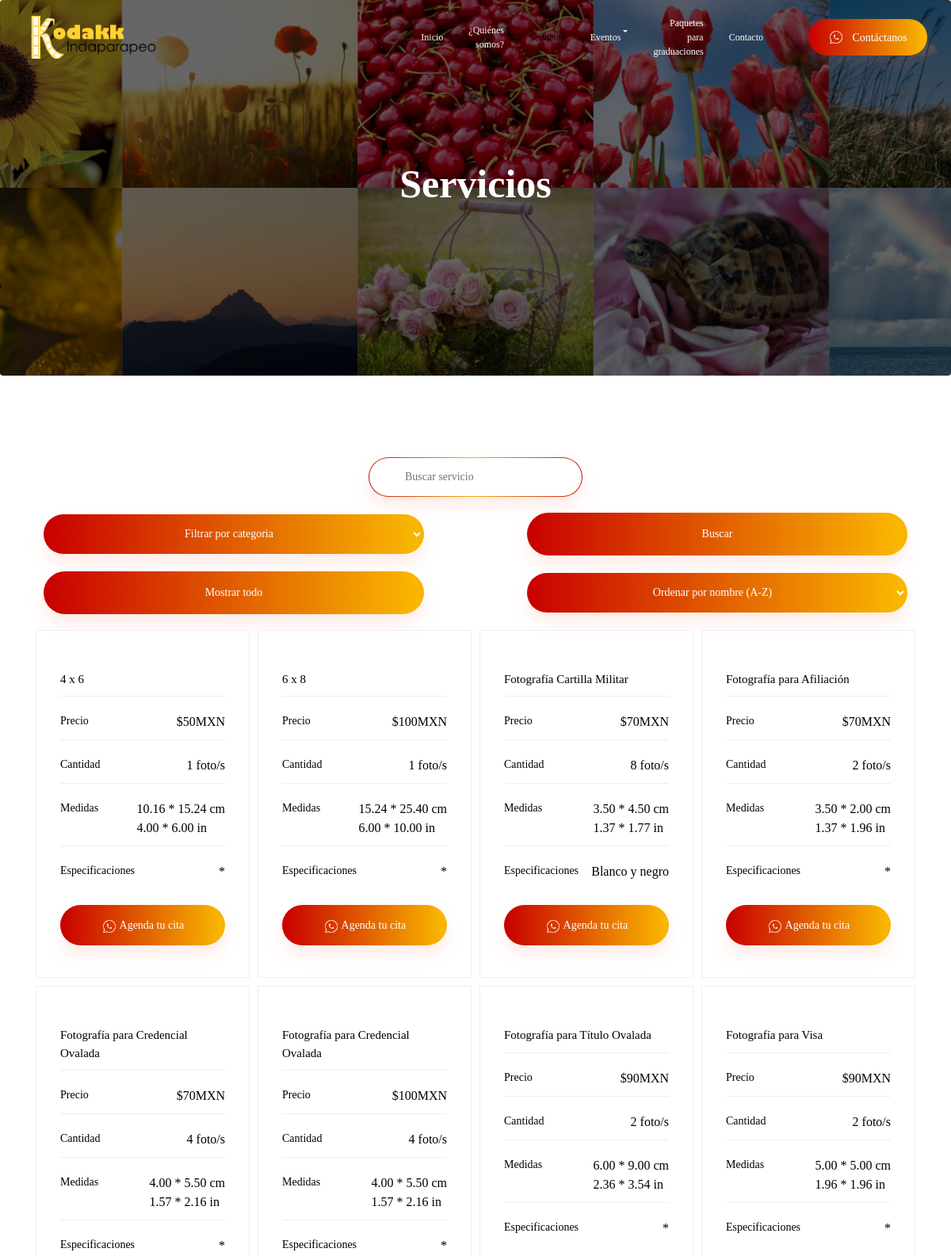
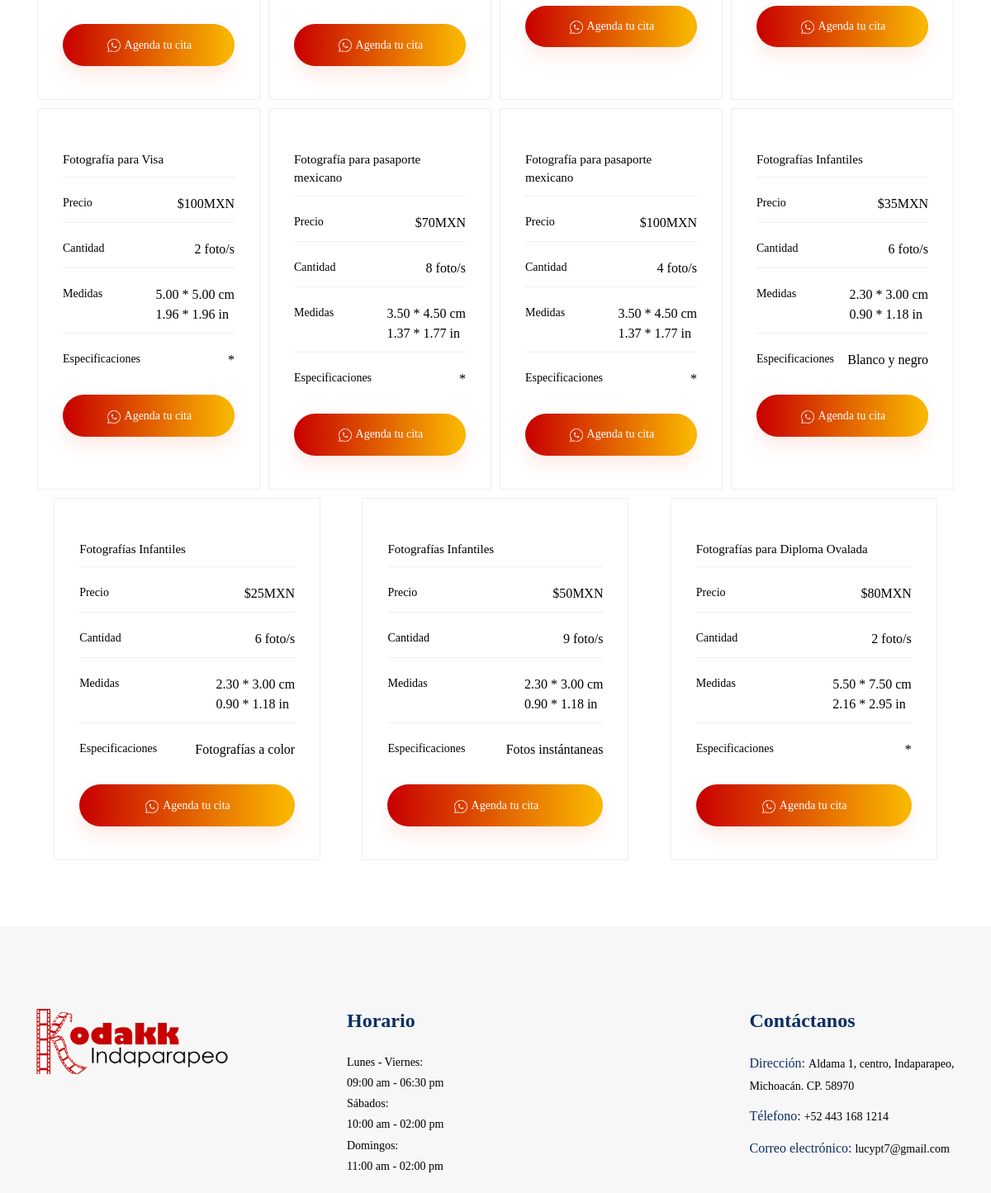
Screenshot of /servicio with the database file from the repository (2 pictures, top to bottom).
### sitio/models.py (models this page shows, shortened)
class serviciop(models.Model):
    id= models.AutoField(primary_key=True)
    nombre=models.CharField(max_length=90)
    categoria=models.CharField(max_length=120, null=True, verbose_name="Categoría")
    total=models.PositiveIntegerField()
    precio=models.PositiveIntegerField()
    anchoin=models.DecimalField(max_digits=5, decimal_places=2, verbose_name="Ancho (pulgadas)", null=True, blank=True)
    altoin=models.DecimalField(verbose_name="Alto (pulgadas)", max_digits=5, decimal_places=2, null=True, blank=True)
    anchocm=models.DecimalField(max_digits=5, decimal_places=2, verbose_name="Ancho (cm)", null=True, blank=True)
    altocm=models.DecimalField(max_digits=5, decimal_places=2, verbose_name="Alto (cm)", null=True, blank=True)
    caption=models.TextField(verbose_name="Descripcion")
    generalidades=models.TextField(verbose_name="Link a WhatsApp")
    created=models.DateTimeField(auto_now=False, auto_now_add=True)
    updated=models.DateTimeField( auto_now=True, auto_now_add=False)
    class Meta:
        verbose_name='Servicio'
        verbose_name_plural='Servicios'
        ordering = ['nombre']

### sitio/views.py (the view, shortened to what this page needs)
# urls.py: path('servicio',views.Servicios, name='Servicios'),
def Servicios(request):
    model_data = serviciop.objects.all()
    nombreS = ''
    catS = 'NA'
    ordenS = "nombreAsc"
    if ordenS == 'nombreAsc':
        model_data = model_data.order_by('nombre')
    elif ordenS == 'nombreDesc':
        model_data = model_data.order_by('-nombre')
    elif ordenS == 'priceAsc':
        model_data = model_data.order_by('precio')
    elif ordenS == 'priceDesc':
        model_data = model_data.order_by('-precio')
    return render(request, 'sitio/servicio.html', {'model_data': model_data,'nombre_buscado': nombreS, 'categoria_actual': catS,
        'orden_actual': ordenS})

### sitio/templates/sitio/servicio.html (shortened to what this page needs)
{% extends "sitio/estructure.html" %}
{% load static %}
{% block contenido %}
<p style="color:white"> {% block name %}Servicios{% endblock name %}<p></p>
    <section class="course_details_area section_padding">
          <form method="post" action="{%url 'Servicios'%}" id="buscador" class="buscador">
                        <input type="text" placeholder="Buscar servicio" name="nombre" id="nombre" value="{{nombre_buscado}}">
                        <select name="categoria" id="categoria" class="btn_1">
                            <option value="NA" selected hidden>Filtrar por categoria</option>
                        </select>
                        <button type="submit" class="btn_1">Buscar</button>
                        <a href="{%url 'Servicios'%}"><button type="button" class="btn_1">Mostrar todo</button></a>
                        <select name="orden" id="orden" class="btn_1">
                            <option value="nombreAsc" {%if orden_actual == 'nombreAsc'%} selected {%endif%}>Ordenar por nombre (A-Z)</option>
                        </select>
                    </form>
        <div class="container">
                <div class="col-lg-4 right-contents" style="max-width:1140px; display: flex;flex-wrap:wrap;flex-direction:row;gap:10px">
                    {% for serviciop in model_data %}
                    <div class="sidebar_top" style="min-width:250px;max-width:323px">
                        <ul>
                            <li>
                                <a class="justify-content-between d-flex">
                                    <p class="color">{{serviciop.nombre}}</p>
                                </a>
                            </li>
                            <li>
                                <a class="justify-content-between d-flex">
                                    <p  style="font-size:14px">Precio</p>
                                    <span>${{serviciop.precio}}MXN</span>
                                </a>
                            </li>
                            <li>
                                <a class="justify-content-between d-flex">
                                    <p  style="font-size:14px">Cantidad </p>
                                    <span>{{serviciop.total}} foto/s</span>
                                </a>
                            </li>
                            <li>
                                <a class="justify-content-between d-flex">
                                    <p style="font-size:14px">Medidas </p>
                                    <span> {{serviciop.anchocm}} * {{serviciop.altocm}} cm <br> {{serviciop.anchoin}} * {{serviciop.altoin}} in</span>
                                </a>
                            </li>
                            <li>
                                <a class="justify-content-between d-flex">
                                    <p style="font-size:14px">Especificaciones </p>
                                    <span> {{serviciop.caption}}</span>
                                </a>
                            </li>
                        </ul>
                        <a class="btn_1 d-block"  href="https://wa.me/5214431681214?text={{serviciop.generalidades}}">  <img src="{% static 'sitio/img/whatsappicon.png'%}" width="20" height="20"> Agenda tu cita</a>
                    </div>
                    {% endfor %}
                </div>
            </div>
    </section>
{% endblock contenido %}

### rows the page displays
serviciop: nombre "4 x 6", precio "50", total "1", anchocm "10.16", altocm "15.24", anchoin "4.00", altoin "6.00", caption "*"
serviciop: nombre "6 x 8", precio "100", total "1", anchocm "15.24", altocm "25.40", anchoin "6.00", altoin "10.00", caption "*"
serviciop: nombre "Fotografía Cartilla Militar", precio "70", total "8", anchocm "3.50", altocm "4.50", anchoin "1.37", altoin "1.77", caption "Blanco y negro"
serviciop: nombre "Fotografía para Afiliación", precio "70", total "2", anchocm "3.50", altocm "2.00", anchoin "1.37", altoin "1.96", caption "*"
serviciop: nombre "Fotografía para Credencial Ovalada", precio "70", total "4", anchocm "4.00", altocm "5.50", anchoin "1.57", altoin "2.16", caption "*"
serviciop: nombre "Fotografía para Credencial Ovalada", precio "100", total "4", anchocm "4.00", altocm "5.50", anchoin "1.57", altoin "2.16", caption "*"
serviciop: nombre "Fotografía para Título Ovalada", precio "90", total "2", anchocm "6.00", altocm "9.00", anchoin "2.36", altoin "3.54", caption "*"
serviciop: nombre "Fotografía para Visa", precio "90", total "2", anchocm "5.00", altocm "5.00", anchoin "1.96", altoin "1.96", caption "*"
serviciop: nombre "Fotografía para Visa", precio "100", total "2", anchocm "5.00", altocm "5.00", anchoin "1.96", altoin "1.96", caption "*"
serviciop: nombre "Fotografía para pasaporte mexicano", precio "70", total "8", anchocm "3.50", altocm "4.50", anchoin "1.37", altoin "1.77", caption "*"
serviciop: nombre "Fotografía para pasaporte mexicano", precio "100", total "4", anchocm "3.50", altocm "4.50", anchoin "1.37", altoin "1.77", caption "*"
serviciop: nombre "Fotografías Infantiles", precio "35", total "6", anchocm "2.30", altocm "3.00", anchoin "0.90", altoin "1.18", caption "Blanco y negro"
serviciop: nombre "Fotografías Infantiles", precio "25", total "6", anchocm "2.30", altocm "3.00", anchoin "0.90", altoin "1.18", caption "Fotografías a color"
serviciop: nombre "Fotografías Infantiles", precio "50", total "9", anchocm "2.30", altocm "3.00", anchoin "0.90", altoin "1.18", caption "Fotos instántaneas"
serviciop: nombre "Fotografías para Diploma Ovalada", precio "80", total "2", anchocm "5.50", altocm "7.50", anchoin "2.16", altoin "2.95", caption "*"
